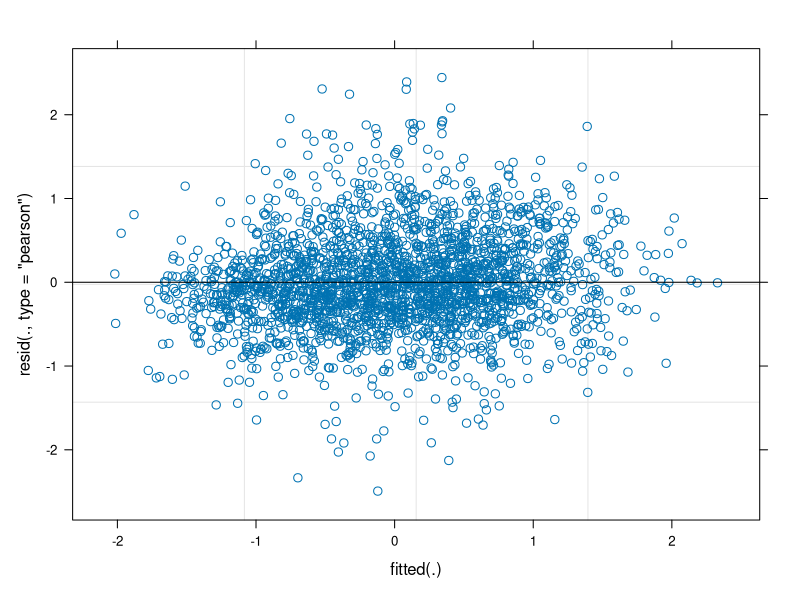
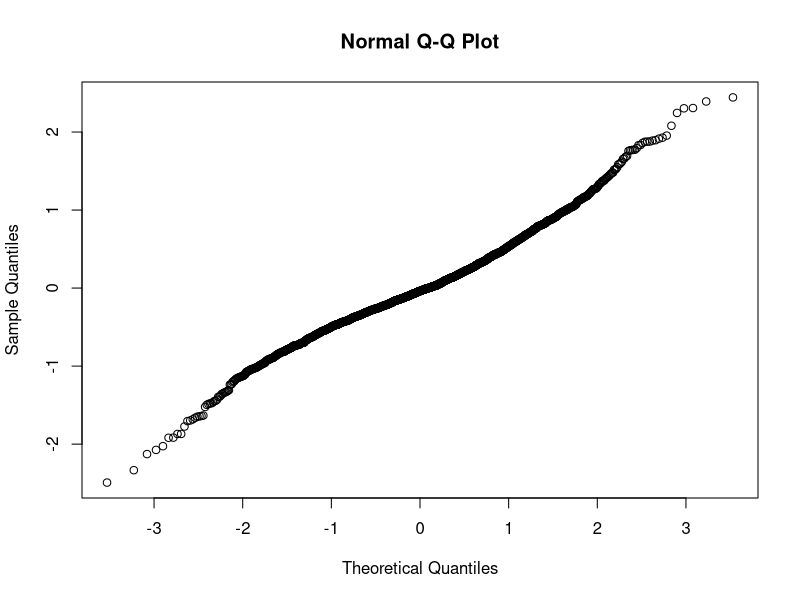
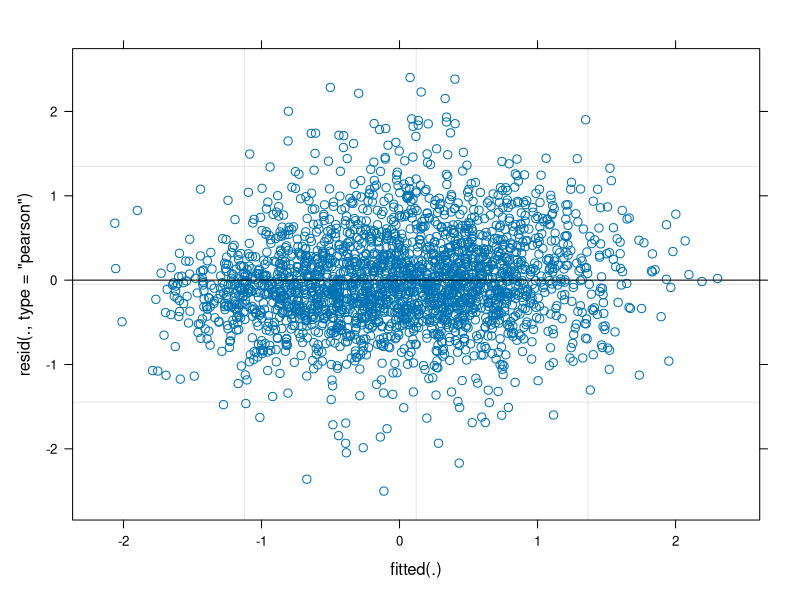
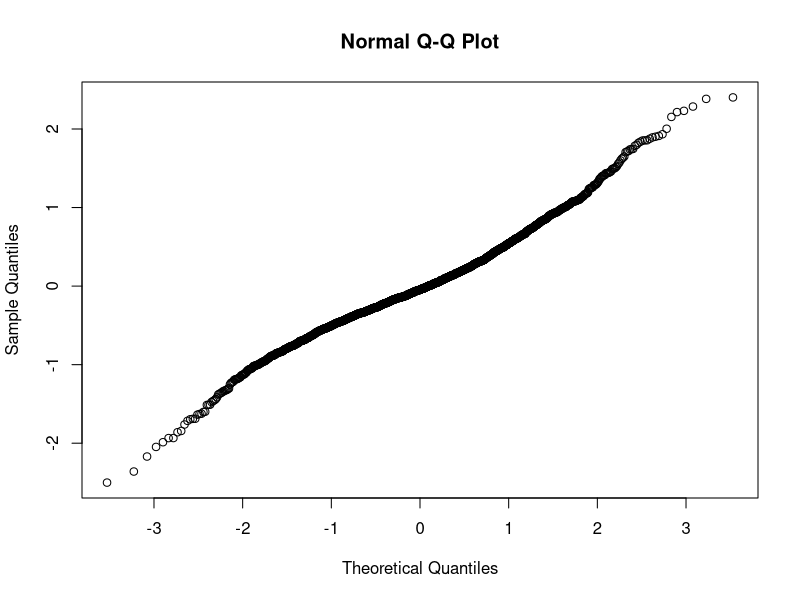
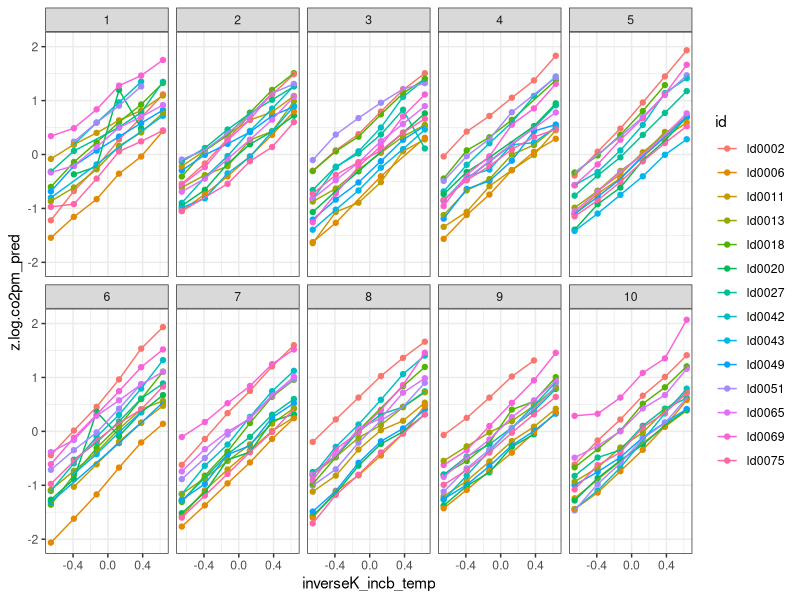
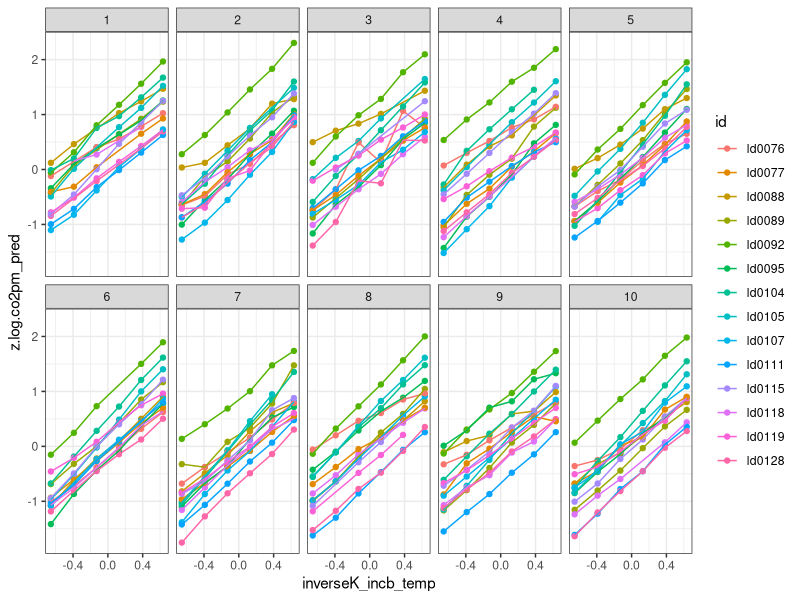
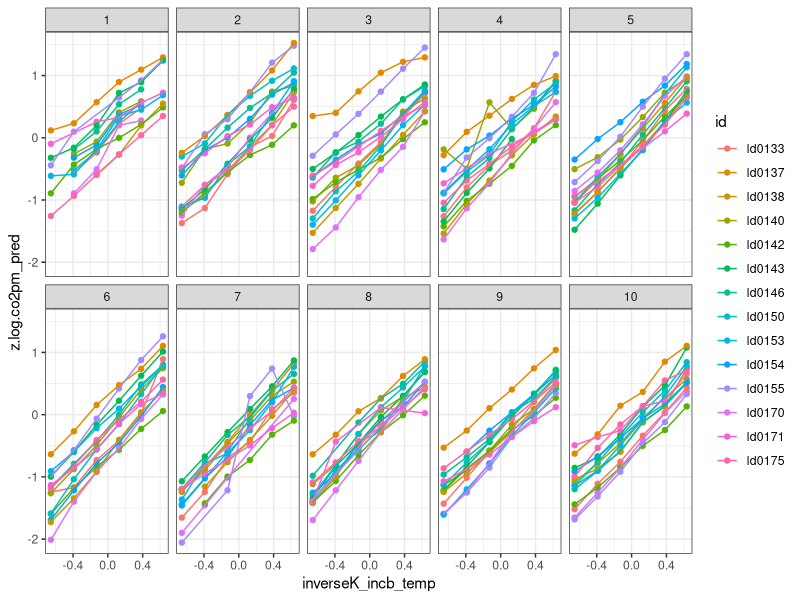

Reproduce these figures in R, in order.
## ---- chunk 1
knitr::opts_chunk$set(echo = TRUE)
## ---- chunk 2
setwd("~/Dropbox/smrrxn/")

rm(list = ls())

library(ggplot2)
library(lme4)

data <- read.csv("data/data_final/mrrxn_final_v2.csv")
## ---- chunk 3
model.1.1 <- lmer(z.log.co2pmin ~ inverseK_incb_temp + z.log.mass + (1+inverseK_incb_temp|id) + (1+inverseK_incb_temp|series), data = data)
summary(model.1.1)
AIC(model.1.1) #No AIC diff in z.log.temp and inverseK temp - stick with inverseK temp

model.1.2 <- lmer(z.log.co2pmin ~ z.incb_temp + z.log.mass + (1+z.incb_temp|id) + (1+z.incb_temp|series), data = data)
summary(model.1.2)
AIC(model.1.2) 

model.1.3 <- lmer(z.log.co2pmin ~ z.log.temp + z.log.mass + (1+z.log.temp|id) + (1+z.log.temp|series), data = data)
summary(model.1.3)
AIC(model.1.3)  
## ---- chunk 4
#Carry over effects of prior temps 
model.2.1 <- lmer(z.log.co2pmin ~ inverseK_incb_temp + z.log.mass + inverseK_body_temp + (1+inverseK_incb_temp|id) + (1+inverseK_incb_temp|series), data = data)
summary(model.2.1)
AIC(model.2.1) #body_temp results in the lowest AIC, but doesn't account for prior measurement temps.

model.2.2 <- lmer(z.log.co2pmin ~ inverseK_incb_temp + z.log.mass + inverseK_prior_temp1 + (1+inverseK_incb_temp|id) + (1+inverseK_incb_temp|series), data = data)
summary(model.2.2)
AIC(model.2.2) 
plot(model.2.2)
qqnorm(resid(model.2.2))

model.2.3 <- lmer(z.log.co2pmin ~ inverseK_incb_temp + z.log.mass + inverseK_prior_temp2 + (1+inverseK_incb_temp|id) + (1+inverseK_incb_temp|series), data = data)
summary(model.2.3)
AIC(model.2.3) #lower AIC of the two prior_temp variables - stick with this one for final model
plot(model.2.3)
qqnorm(resid(model.2.3)) 
## ---- chunk 5
mod2.3 <- data.frame(VarCorr(model.2.3, comp = "Variance"))

mod2.3[4,4] / (mod2.3[4,4] + mod2.3[1,4]) 

#R slope

mod2.3[5,4] / (mod2.3[5,4] + mod2.3[2,4]) 

#R short term

(mod2.3[4,4] +  mod2.3[1,4]) / (mod2.3[4,4] +  mod2.3[1,4] + mod2.3[7,4]) 

#R long term

mod2.3[4,4] / (mod2.3[4,4] +  mod2.3[1,4] + mod2.3[7,4])
## ---- chunk 6
#Trying to plot these reaction norms out by groups of 14 lizards

ids_order <- sort(unique(data$id))
g1 <- ids_order[1:14]
g2 <- ids_order[15:28]
g3 <- ids_order[29:42]

predictors <- c("z.log.co2pmin", "inverseK_incb_temp", "z.log.mass", "inverseK_prior_temp2" , "id" ,"series")

plot.data <- data[complete.cases(data[ , predictors ]),]
plot.data$z.log.co2pm_pred <- predict(model.2.3, type = "response")
plot.data$log.co2pm_pred <- (plot.data$z.log.co2pm_pred * sd(plot.data$log.co2pmin)) + mean(plot.data$log.co2pmin)
plot.data$co2pm_pred <- exp(plot.data$log.co2pm_pred)

g1.dat <- plot.data[plot.data$id %in% g1,]
g2.dat <- plot.data[plot.data$id %in% g2,]
g3.dat <- plot.data[plot.data$id %in% g3,]
## ---- chunk 7
#g1
ggplot(g1.dat, aes(y = z.log.co2pm_pred, 
                   x = inverseK_incb_temp,
                   group = id, 
                   colour = id)) +
  geom_point() +
  geom_line() + 
  facet_wrap( ~ samp_period, nrow = 2) +
  theme_bw()   

#g2
ggplot(g2.dat, aes(y = z.log.co2pm_pred, 
                   x = inverseK_incb_temp,
                   group = id, 
                   colour = id)) +
  geom_point() +
  geom_line() + 
  facet_wrap( ~ samp_period, nrow = 2) +
  theme_bw() 

#g3
ggplot(g3.dat, aes(y = z.log.co2pm_pred, 
                   x = inverseK_incb_temp,
                   group = id, 
                   colour = id)) +
  geom_point() +
  geom_line() + 
  facet_wrap( ~ samp_period, nrow = 2) +
  theme_bw() 

